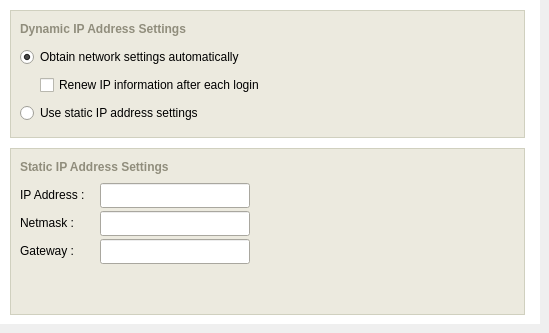
      <widget class="QWidget" name="networkTab" >
       <attribute name="title" >
        <string>Network</string>
       </attribute>
       <widget class="QFrame" name="frame_2" >
        <property name="geometry" >
         <rect>
          <x>0</x>
          <y>0</y>
          <width>540</width>
          <height>324</height>
         </rect>
        </property>
        <property name="palette" >
         <palette>
          <active>
           <colorrole role="WindowText" >
            <brush brushstyle="SolidPattern" >
             <color alpha="255" >
              <red>127</red>
              <green>157</green>
              <blue>185</blue>
             </color>
            </brush>
           </colorrole>
           <colorrole role="Base" >
            <brush brushstyle="SolidPattern" >
             <color alpha="255" >
              <red>255</red>
              <green>255</green>
              <blue>255</blue>
             </color>
            </brush>
           </colorrole>
           <colorrole role="Window" >
            <brush brushstyle="SolidPattern" >
             <color alpha="255" >
              <red>255</red>
              <green>255</green>
              <blue>255</blue>
             </color>
            </brush>
           </colorrole>
          </active>
          <inactive>
           <colorrole role="WindowText" >
            <brush brushstyle="SolidPattern" >
             <color alpha="255" >
              <red>127</red>
              <green>157</green>
              <blue>185</blue>
             </color>
            </brush>
           </colorrole>
           <colorrole role="Base" >
            <brush brushstyle="SolidPattern" >
             <color alpha="255" >
              <red>255</red>
              <green>255</green>
              <blue>255</blue>
             </color>
            </brush>
           </colorrole>
           <colorrole role="Window" >
            <brush brushstyle="SolidPattern" >
             <color alpha="255" >
              <red>255</red>
              <green>255</green>
              <blue>255</blue>
             </color>
            </brush>
           </colorrole>
          </inactive>
          <disabled>
           <colorrole role="WindowText" >
            <brush brushstyle="SolidPattern" >
             <color alpha="255" >
              <red>119</red>
              <green>119</green>
              <blue>119</blue>
             </color>
            </brush>
           </colorrole>
           <colorrole role="Base" >
            <brush brushstyle="SolidPattern" >
             <color alpha="255" >
              <red>255</red>
              <green>255</green>
              <blue>255</blue>
             </color>
            </brush>
           </colorrole>
           <colorrole role="Window" >
            <brush brushstyle="SolidPattern" >
             <color alpha="255" >
              <red>255</red>
              <green>255</green>
              <blue>255</blue>
             </color>
            </brush>
           </colorrole>
          </disabled>
         </palette>
        </property>
        <property name="autoFillBackground" >
         <bool>true</bool>
        </property>
        <property name="frameShape" >
         <enum>QFrame::NoFrame</enum>
        </property>
        <property name="frameShadow" >
         <enum>QFrame::Plain</enum>
        </property>
        <property name="lineWidth" >
         <number>0</number>
        </property>
        <widget class="QFrame" name="frame_3" >
         <property name="geometry" >
          <rect>
           <x>10</x>
           <y>10</y>
           <width>515</width>
           <height>128</height>
          </rect>
         </property>
         <property name="minimumSize" >
          <size>
           <width>515</width>
           <height>128</height>
          </size>
         </property>
         <property name="maximumSize" >
          <size>
           <width>515</width>
           <height>128</height>
          </size>
         </property>
         <property name="palette" >
          <palette>
           <active>
            <colorrole role="WindowText" >
             <brush brushstyle="SolidPattern" >
              <color alpha="255" >
               <red>208</red>
               <green>208</green>
               <blue>191</blue>
              </color>
             </brush>
            </colorrole>
            <colorrole role="Base" >
             <brush brushstyle="SolidPattern" >
              <color alpha="255" >
               <red>255</red>
               <green>255</green>
               <blue>255</blue>
              </color>
             </brush>
            </colorrole>
            <colorrole role="Window" >
             <brush brushstyle="SolidPattern" >
              <color alpha="255" >
               <red>236</red>
               <green>234</green>
               <blue>223</blue>
              </color>
             </brush>
            </colorrole>
           </active>
           <inactive>
            <colorrole role="WindowText" >
             <brush brushstyle="SolidPattern" >
              <color alpha="255" >
               <red>208</red>
               <green>208</green>
               <blue>191</blue>
              </color>
             </brush>
            </colorrole>
            <colorrole role="Base" >
             <brush brushstyle="SolidPattern" >
              <color alpha="255" >
               <red>255</red>
               <green>255</green>
               <blue>255</blue>
              </color>
             </brush>
            </colorrole>
            <colorrole role="Window" >
             <brush brushstyle="SolidPattern" >
              <color alpha="255" >
               <red>236</red>
               <green>234</green>
               <blue>223</blue>
              </color>
             </brush>
            </colorrole>
           </inactive>
           <disabled>
            <colorrole role="WindowText" >
             <brush brushstyle="SolidPattern" >
              <color alpha="255" >
               <red>119</red>
               <green>119</green>
               <blue>119</blue>
              </color>
             </brush>
            </colorrole>
            <colorrole role="Base" >
             <brush brushstyle="SolidPattern" >
              <color alpha="255" >
               <red>236</red>
               <green>234</green>
               <blue>223</blue>
              </color>
             </brush>
            </colorrole>
            <colorrole role="Window" >
             <brush brushstyle="SolidPattern" >
              <color alpha="255" >
               <red>236</red>
               <green>234</green>
               <blue>223</blue>
              </color>
             </brush>
            </colorrole>
           </disabled>
          </palette>
         </property>
         <property name="autoFillBackground" >
          <bool>true</bool>
         </property>
         <property name="frameShape" >
          <enum>QFrame::Box</enum>
         </property>
         <property name="frameShadow" >
          <enum>QFrame::Plain</enum>
         </property>
         <widget class="QLabel" name="WirelessNetworkLabel_7" >
          <property name="geometry" >
           <rect>
            <x>10</x>
            <y>10</y>
            <width>460</width>
            <height>18</height>
           </rect>
          </property>
          <property name="minimumSize" >
           <size>
            <width>460</width>
            <height>18</height>
           </size>
          </property>
          <property name="maximumSize" >
           <size>
            <width>460</width>
            <height>18</height>
           </size>
          </property>
          <property name="palette" >
           <palette>
            <active>
             <colorrole role="WindowText" >
              <brush brushstyle="SolidPattern" >
               <color alpha="255" >
                <red>144</red>
                <green>141</green>
                <blue>124</blue>
               </color>
              </brush>
             </colorrole>
            </active>
            <inactive>
             <colorrole role="WindowText" >
              <brush brushstyle="SolidPattern" >
               <color alpha="255" >
                <red>144</red>
                <green>141</green>
                <blue>124</blue>
               </color>
              </brush>
             </colorrole>
            </inactive>
            <disabled>
             <colorrole role="WindowText" >
              <brush brushstyle="SolidPattern" >
               <color alpha="255" >
                <red>119</red>
                <green>119</green>
                <blue>119</blue>
               </color>
              </brush>
             </colorrole>
            </disabled>
           </palette>
          </property>
          <property name="font" >
           <font>
            <pointsize>9</pointsize>
            <weight>75</weight>
            <bold>true</bold>
           </font>
          </property>
          <property name="lineWidth" >
           <number>0</number>
          </property>
          <property name="text" >
           <string>Dynamic IP Address Settings</string>
          </property>
          <property name="alignment" >
           <set>Qt::AlignLeading|Qt::AlignLeft|Qt::AlignVCenter</set>
          </property>
          <property name="margin" >
           <number>0</number>
          </property>
          <property name="indent" >
           <number>0</number>
          </property>
         </widget>
         <widget class="QRadioButton" name="dhcpBtn" >
          <property name="geometry" >
           <rect>
            <x>10</x>
            <y>38</y>
            <width>300</width>
            <height>18</height>
           </rect>
          </property>
          <property name="minimumSize" >
           <size>
            <width>300</width>
            <height>18</height>
           </size>
          </property>
          <property name="maximumSize" >
           <size>
            <width>300</width>
            <height>18</height>
           </size>
          </property>
          <property name="palette" >
           <palette>
            <active>
             <colorrole role="WindowText" >
              <brush brushstyle="SolidPattern" >
               <color alpha="255" >
                <red>0</red>
                <green>0</green>
                <blue>0</blue>
               </color>
              </brush>
             </colorrole>
            </active>
            <inactive>
             <colorrole role="WindowText" >
              <brush brushstyle="SolidPattern" >
               <color alpha="255" >
                <red>0</red>
                <green>0</green>
                <blue>0</blue>
               </color>
              </brush>
             </colorrole>
            </inactive>
            <disabled>
             <colorrole role="WindowText" >
              <brush brushstyle="SolidPattern" >
               <color alpha="255" >
                <red>119</red>
                <green>119</green>
                <blue>119</blue>
               </color>
              </brush>
             </colorrole>
            </disabled>
           </palette>
          </property>
          <property name="text" >
           <string>Obtain network settings automatically</string>
          </property>
          <property name="checked" >
           <bool>true</bool>
          </property>
         </widget>
         <widget class="QCheckBox" name="renewSettingsCheckBox" >
          <property name="geometry" >
           <rect>
            <x>30</x>
            <y>66</y>
            <width>300</width>
            <height>18</height>
           </rect>
          </property>
          <property name="minimumSize" >
           <size>
            <width>300</width>
            <height>18</height>
           </size>
          </property>
          <property name="maximumSize" >
           <size>
            <width>300</width>
            <height>18</height>
           </size>
          </property>
          <property name="palette" >
           <palette>
            <active>
             <colorrole role="WindowText" >
              <brush brushstyle="SolidPattern" >
               <color alpha="255" >
                <red>0</red>
                <green>0</green>
                <blue>0</blue>
               </color>
              </brush>
             </colorrole>
            </active>
            <inactive>
             <colorrole role="WindowText" >
              <brush brushstyle="SolidPattern" >
               <color alpha="255" >
                <red>0</red>
                <green>0</green>
                <blue>0</blue>
               </color>
              </brush>
             </colorrole>
            </inactive>
            <disabled>
             <colorrole role="WindowText" >
              <brush brushstyle="SolidPattern" >
               <color alpha="255" >
                <red>119</red>
                <green>119</green>
                <blue>119</blue>
               </color>
              </brush>
             </colorrole>
            </disabled>
           </palette>
          </property>
          <property name="text" >
           <string>Renew IP information after each login</string>
          </property>
         </widget>
         <widget class="QRadioButton" name="staticIPRadio" >
          <property name="geometry" >
           <rect>
            <x>10</x>
            <y>94</y>
            <width>300</width>
            <height>18</height>
           </rect>
          </property>
          <property name="minimumSize" >
           <size>
            <width>300</width>
            <height>18</height>
           </size>
          </property>
          <property name="maximumSize" >
           <size>
            <width>300</width>
            <height>18</height>
           </size>
          </property>
          <property name="palette" >
           <palette>
            <active>
             <colorrole role="WindowText" >
              <brush brushstyle="SolidPattern" >
               <color alpha="255" >
                <red>0</red>
                <green>0</green>
                <blue>0</blue>
               </color>
              </brush>
             </colorrole>
            </active>
            <inactive>
             <colorrole role="WindowText" >
              <brush brushstyle="SolidPattern" >
               <color alpha="255" >
                <red>0</red>
                <green>0</green>
                <blue>0</blue>
               </color>
              </brush>
             </colorrole>
            </inactive>
            <disabled>
             <colorrole role="WindowText" >
              <brush brushstyle="SolidPattern" >
               <color alpha="255" >
                <red>119</red>
                <green>119</green>
                <blue>119</blue>
               </color>
              </brush>
             </colorrole>
            </disabled>
           </palette>
          </property>
          <property name="text" >
           <string>Use static IP address settings</string>
          </property>
         </widget>
        </widget>
        <widget class="QFrame" name="frame_4" >
         <property name="geometry" >
          <rect>
           <x>10</x>
           <y>148</y>
           <width>515</width>
           <height>167</height>
          </rect>
         </property>
         <property name="minimumSize" >
          <size>
           <width>515</width>
           <height>167</height>
          </size>
         </property>
         <property name="maximumSize" >
          <size>
           <width>515</width>
           <height>167</height>
          </size>
         </property>
         <property name="palette" >
          <palette>
           <active>
            <colorrole role="WindowText" >
             <brush brushstyle="SolidPattern" >
              <color alpha="255" >
               <red>208</red>
               <green>208</green>
               <blue>191</blue>
              </color>
             </brush>
            </colorrole>
            <colorrole role="Base" >
             <brush brushstyle="SolidPattern" >
              <color alpha="255" >
               <red>255</red>
               <green>255</green>
               <blue>255</blue>
              </color>
             </brush>
            </colorrole>
            <colorrole role="Window" >
             <brush brushstyle="SolidPattern" >
              <color alpha="255" >
               <red>236</red>
               <green>234</green>
               <blue>223</blue>
              </color>
             </brush>
            </colorrole>
           </active>
           <inactive>
            <colorrole role="WindowText" >
             <brush brushstyle="SolidPattern" >
              <color alpha="255" >
               <red>208</red>
               <green>208</green>
               <blue>191</blue>
              </color>
             </brush>
            </colorrole>
            <colorrole role="Base" >
             <brush brushstyle="SolidPattern" >
              <color alpha="255" >
               <red>255</red>
               <green>255</green>
               <blue>255</blue>
              </color>
             </brush>
            </colorrole>
            <colorrole role="Window" >
             <brush brushstyle="SolidPattern" >
              <color alpha="255" >
               <red>236</red>
               <green>234</green>
               <blue>223</blue>
              </color>
             </brush>
            </colorrole>
           </inactive>
           <disabled>
            <colorrole role="WindowText" >
             <brush brushstyle="SolidPattern" >
              <color alpha="255" >
               <red>119</red>
               <green>119</green>
               <blue>119</blue>
              </color>
             </brush>
            </colorrole>
            <colorrole role="Base" >
             <brush brushstyle="SolidPattern" >
              <color alpha="255" >
               <red>236</red>
               <green>234</green>
               <blue>223</blue>
              </color>
             </brush>
            </colorrole>
            <colorrole role="Window" >
             <brush brushstyle="SolidPattern" >
              <color alpha="255" >
               <red>236</red>
               <green>234</green>
               <blue>223</blue>
              </color>
             </brush>
            </colorrole>
           </disabled>
          </palette>
         </property>
         <property name="autoFillBackground" >
          <bool>true</bool>
         </property>
         <property name="frameShape" >
          <enum>QFrame::Box</enum>
         </property>
         <property name="frameShadow" >
          <enum>QFrame::Plain</enum>
         </property>
         <widget class="QLabel" name="WirelessNetworkLabel_8" >
          <property name="geometry" >
           <rect>
            <x>10</x>
            <y>10</y>
            <width>460</width>
            <height>18</height>
           </rect>
          </property>
          <property name="minimumSize" >
           <size>
            <width>460</width>
            <height>18</height>
           </size>
          </property>
          <property name="maximumSize" >
           <size>
            <width>460</width>
            <height>18</height>
           </size>
          </property>
          <property name="palette" >
           <palette>
            <active>
             <colorrole role="WindowText" >
              <brush brushstyle="SolidPattern" >
               <color alpha="255" >
                <red>144</red>
                <green>141</green>
                <blue>124</blue>
               </color>
              </brush>
             </colorrole>
            </active>
            <inactive>
             <colorrole role="WindowText" >
              <brush brushstyle="SolidPattern" >
               <color alpha="255" >
                <red>144</red>
                <green>141</green>
                <blue>124</blue>
               </color>
              </brush>
             </colorrole>
            </inactive>
            <disabled>
             <colorrole role="WindowText" >
              <brush brushstyle="SolidPattern" >
               <color alpha="255" >
                <red>119</red>
                <green>119</green>
                <blue>119</blue>
               </color>
              </brush>
             </colorrole>
            </disabled>
           </palette>
          </property>
          <property name="font" >
           <font>
            <pointsize>9</pointsize>
            <weight>75</weight>
            <bold>true</bold>
           </font>
          </property>
          <property name="lineWidth" >
           <number>0</number>
          </property>
          <property name="text" >
           <string>Static IP Address Settings</string>
          </property>
          <property name="alignment" >
           <set>Qt::AlignLeading|Qt::AlignLeft|Qt::AlignVCenter</set>
          </property>
          <property name="margin" >
           <number>0</number>
          </property>
          <property name="indent" >
           <number>0</number>
          </property>
         </widget>
         <widget class="QLabel" name="label_9" >
          <property name="geometry" >
           <rect>
            <x>10</x>
            <y>38</y>
            <width>80</width>
            <height>18</height>
           </rect>
          </property>
          <property name="minimumSize" >
           <size>
            <width>80</width>
            <height>18</height>
           </size>
          </property>
          <property name="maximumSize" >
           <size>
            <width>80</width>
            <height>18</height>
           </size>
          </property>
          <property name="palette" >
           <palette>
            <active>
             <colorrole role="WindowText" >
              <brush brushstyle="SolidPattern" >
               <color alpha="255" >
                <red>0</red>
                <green>0</green>
                <blue>0</blue>
               </color>
              </brush>
             </colorrole>
            </active>
            <inactive>
             <colorrole role="WindowText" >
              <brush brushstyle="SolidPattern" >
               <color alpha="255" >
                <red>0</red>
                <green>0</green>
                <blue>0</blue>
               </color>
              </brush>
             </colorrole>
            </inactive>
            <disabled>
             <colorrole role="WindowText" >
              <brush brushstyle="SolidPattern" >
               <color alpha="255" >
                <red>119</red>
                <green>119</green>
                <blue>119</blue>
               </color>
              </brush>
             </colorrole>
            </disabled>
           </palette>
          </property>
          <property name="lineWidth" >
           <number>0</number>
          </property>
          <property name="text" >
           <string>IP Address :</string>
          </property>
          <property name="indent" >
           <number>0</number>
          </property>
         </widget>
         <widget class="QLabel" name="label_11" >
          <property name="geometry" >
           <rect>
            <x>10</x>
            <y>66</y>
            <width>80</width>
            <height>18</height>
           </rect>
          </property>
          <property name="minimumSize" >
           <size>
            <width>80</width>
            <height>18</height>
           </size>
          </property>
          <property name="maximumSize" >
           <size>
            <width>80</width>
            <height>18</height>
           </size>
          </property>
          <property name="palette" >
           <palette>
            <active>
             <colorrole role="WindowText" >
              <brush brushstyle="SolidPattern" >
               <color alpha="255" >
                <red>0</red>
                <green>0</green>
                <blue>0</blue>
               </color>
              </brush>
             </colorrole>
            </active>
            <inactive>
             <colorrole role="WindowText" >
              <brush brushstyle="SolidPattern" >
               <color alpha="255" >
                <red>0</red>
                <green>0</green>
                <blue>0</blue>
               </color>
              </brush>
             </colorrole>
            </inactive>
            <disabled>
             <colorrole role="WindowText" >
              <brush brushstyle="SolidPattern" >
               <color alpha="255" >
                <red>119</red>
                <green>119</green>
                <blue>119</blue>
               </color>
              </brush>
             </colorrole>
            </disabled>
           </palette>
          </property>
          <property name="lineWidth" >
           <number>0</number>
          </property>
          <property name="text" >
           <string>Netmask :</string>
          </property>
          <property name="indent" >
           <number>0</number>
          </property>
         </widget>
         <widget class="QLabel" name="label_12" >
          <property name="geometry" >
           <rect>
            <x>10</x>
            <y>94</y>
            <width>80</width>
            <height>18</height>
           </rect>
          </property>
          <property name="minimumSize" >
           <size>
            <width>80</width>
            <height>18</height>
           </size>
          </property>
          <property name="maximumSize" >
           <size>
            <width>80</width>
            <height>18</height>
           </size>
          </property>
          <property name="palette" >
           <palette>
            <active>
             <colorrole role="WindowText" >
              <brush brushstyle="SolidPattern" >
               <color alpha="255" >
                <red>0</red>
                <green>0</green>
                <blue>0</blue>
               </color>
              </brush>
             </colorrole>
            </active>
            <inactive>
             <colorrole role="WindowText" >
              <brush brushstyle="SolidPattern" >
               <color alpha="255" >
                <red>0</red>
                <green>0</green>
                <blue>0</blue>
               </color>
              </brush>
             </colorrole>
            </inactive>
            <disabled>
             <colorrole role="WindowText" >
              <brush brushstyle="SolidPattern" >
               <color alpha="255" >
                <red>119</red>
                <green>119</green>
                <blue>119</blue>
               </color>
              </brush>
             </colorrole>
            </disabled>
           </palette>
          </property>
          <property name="lineWidth" >
           <number>0</number>
          </property>
          <property name="text" >
           <string>Gateway :</string>
          </property>
          <property name="indent" >
           <number>0</number>
          </property>
         </widget>
         <widget class="QLineEdit" name="ipaddrEdit" >
          <property name="geometry" >
           <rect>
            <x>90</x>
            <y>35</y>
            <width>150</width>
            <height>25</height>
           </rect>
          </property>
          <property name="minimumSize" >
           <size>
            <width>150</width>
            <height>25</height>
           </size>
          </property>
          <property name="maximumSize" >
           <size>
            <width>150</width>
            <height>25</height>
           </size>
          </property>
          <property name="maxLength" >
           <number>15</number>
          </property>
         </widget>
         <widget class="QLineEdit" name="netmaskEdit" >
          <property name="geometry" >
           <rect>
            <x>90</x>
            <y>63</y>
            <width>150</width>
            <height>25</height>
           </rect>
          </property>
          <property name="minimumSize" >
           <size>
            <width>150</width>
            <height>25</height>
           </size>
          </property>
          <property name="maximumSize" >
           <size>
            <width>150</width>
            <height>25</height>
           </size>
          </property>
          <property name="maxLength" >
           <number>15</number>
          </property>
         </widget>
         <widget class="QLineEdit" name="gatewayEdit" >
          <property name="geometry" >
           <rect>
            <x>90</x>
            <y>91</y>
            <width>150</width>
            <height>25</height>
           </rect>
          </property>
          <property name="minimumSize" >
           <size>
            <width>150</width>
            <height>25</height>
           </size>
          </property>
          <property name="maximumSize" >
           <size>
            <width>150</width>
            <height>25</height>
           </size>
          </property>
          <property name="maxLength" >
           <number>15</number>
          </property>
         </widget>
        </widget>
       </widget>
      </widget>
